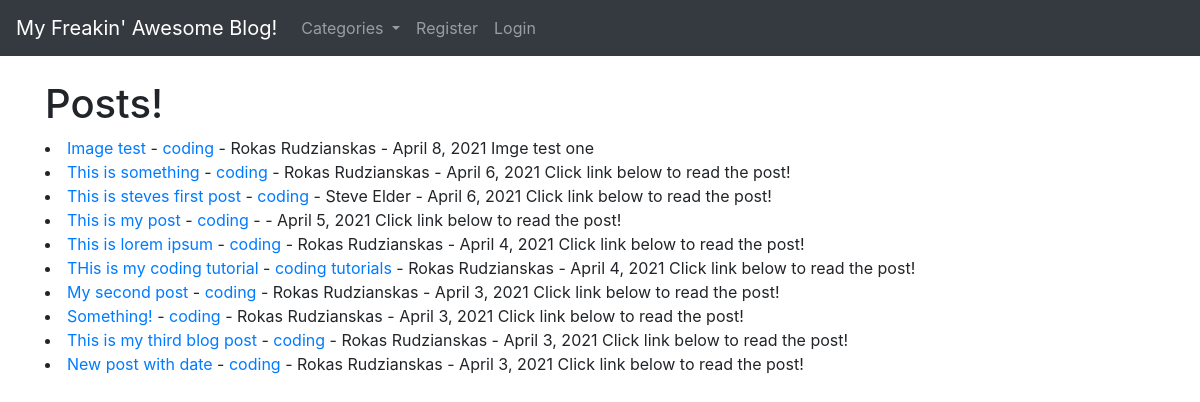
The page / on the database its author committed.
### theblog/models.py (models this page shows, shortened)
class Post(models.Model):
    title = models.CharField(max_length=255)
    header_image = models.ImageField(null=True, blank=True, upload_to="images/")
    title_tag = models.CharField(max_length=255)
    author = models.ForeignKey(User, on_delete=models.CASCADE)
    body = RichTextField(blank=True, null=True)
    post_date = models.DateField(auto_now_add=True)
    category = models.CharField(max_length=255, default='coding')
    snippet = models.CharField(max_length=255)
    likes = models.ManyToManyField(User, related_name='blog_posts')

### theblog/views.py (the view)
# urls.py: path('', HomeView.as_view(), name="home"),
class HomeView(ListView):
    model = Post
    template_name = 'home.html'
    ordering = ['-post_date']
    def get_context_data(self, *args, **kwargs):
        cat_menu = Category.objects.all()
        context = super(HomeView, self).get_context_data(*args, **kwargs)
        context["cat_menu"] = cat_menu
        return context

### theblog/models.py (called while the page is built)
    def __str__(self):
        return self.name

### theblog/templates/home.html (shortened to what this page needs)
{% extends 'base.html' %}
    {% block content %}
<h1>Posts!</h1>
    {% for post in object_list %}
   <li><a href="{% url 'article-detail' post.pk%}" >{{post.title}}</a> - <a href="{% url 'category' post.category|slugify %}">{{ post.category }}</a>
       - {{post.author.first_name}}
          {{post.author.last_name}} - {{ post.post_date }}
                {{ post.snippet }}
   </li>
{% endfor %}
    {% endblock %}

### rows shown on the page
Post: title "Image test", category "coding", author.first_name "Rokas", author.last_name "Rudzianskas", post_date "April 8, 2021", snippet "Imge test one"
Post: title "This is something", category "coding", author.first_name "Rokas", author.last_name "Rudzianskas", post_date "April 6, 2021", snippet "Click link below to read the post!"
Post: title "This is steves first post", category "coding", author.first_name "Steve", author.last_name "Elder", post_date "April 6, 2021", snippet "Click link below to read the post!"
Post: title "This is my post", category "coding", post_date "April 5, 2021", snippet "Click link below to read the post!"
Post: title "This is lorem ipsum", category "coding", author.first_name "Rokas", author.last_name "Rudzianskas", post_date "April 4, 2021", snippet "Click link below to read the post!"
Post: title "THis is my coding tutorial", category "coding tutorials", author.first_name "Rokas", author.last_name "Rudzianskas", post_date "April 4, 2021", snippet "Click link below to read the post!"
Post: title "My second post", category "coding", author.first_name "Rokas", author.last_name "Rudzianskas", post_date "April 3, 2021", snippet "Click link below to read the post!"
Post: title "Something!", category "coding", author.first_name "Rokas", author.last_name "Rudzianskas", post_date "April 3, 2021", snippet "Click link below to read the post!"
Post: title "This is my third blog post", category "coding", author.first_name "Rokas", author.last_name "Rudzianskas", post_date "April 3, 2021", snippet "Click link below to read the post!"
Post: title "New post with date", category "coding", author.first_name "Rokas", author.last_name "Rudzianskas", post_date "April 3, 2021", snippet "Click link below to read the post!"
